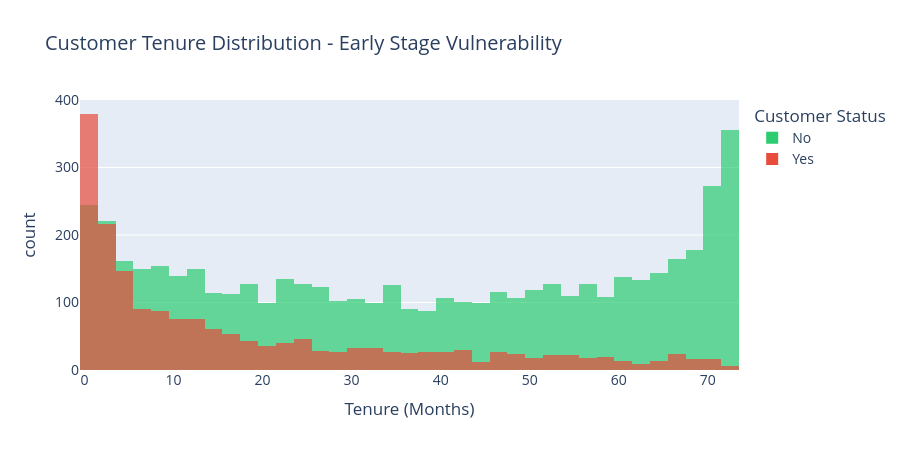

Write notebook code for a chart like this one.
### Code cell
# Visualization 3: Tenure Distribution by Churn Status
fig = px.histogram(
    df,
    x="tenure",
    color="Churn",
    nbins=50,
    title="Customer Tenure Distribution - Early Stage Vulnerability",
    labels={"tenure": "Tenure (Months)", "count": "Number of Customers"},
    color_discrete_map={"No": "#2ecc71", "Yes": "#e74c3c"},
    barmode="overlay",
    opacity=0.7
)
fig.update_layout(
    height=450,
    font=dict(size=14),
    showlegend=True,
    legend_title_text="Customer Status"
)
fig.show()

# Calculate early-stage risk
early_stage = df[df["tenure"] < 6]
early_churn_rate = (early_stage["Churn"] == "Yes").sum() / len(early_stage) * 100
mature = df[df["tenure"] >= 24]
mature_churn_rate = (mature["Churn"] == "Yes").sum() / len(mature) * 100

print(f"\n💡 Business Insight: Early-Stage Customer Risk")
print(f"   - Customers with <6 months tenure: {early_churn_rate:.1f}% churn rate")
print(f"   - Customers with 24+ months tenure: {mature_churn_rate:.1f}% churn rate")
print(f"   - First 6 months are {early_churn_rate/mature_churn_rate:.1f}x more risky")

### Figure 1 — Plotly figure (JSON) as saved in the notebook; plotly's stock layout.template omitted (floating-point values rounded to 4 significant figures; data arrays with more than 128 entries replaced by an {"elided": "..."} marker saying what was removed)
{"data": [{"bingroup": "x", "hovertemplate": "Churn=No<br>Tenure (Months)=%{x}<br>count=%{y}<extra></extra>", "legendgroup": "No", "marker": {"color": "#2ecc71", "opacity": 0.7, "pattern": {"shape": ""}}, "name": "No", "nbinsx": 50, "orientation": "v", "showlegend": true, "type": "histogram", "x": {"elided": "5174 int values"}, "xaxis": "x", "yaxis": "y"}, {"bingroup": "x", "hovertemplate": "Churn=Yes<br>Tenure (Months)=%{x}<br>count=%{y}<extra></extra>", "legendgroup": "Yes", "marker": {"color": "#e74c3c", "opacity": 0.7, "pattern": {"shape": ""}}, "name": "Yes", "nbinsx": 50, "orientation": "v", "showlegend": true, "type": "histogram", "x": {"elided": "1869 int values"}, "xaxis": "x", "yaxis": "y"}], "layout": {"barmode": "overlay", "font": {"size": 14}, "height": 450, "legend": {"title": {"text": "Customer Status"}, "tracegroupgap": 0}, "showlegend": true, "title": {"text": "Customer Tenure Distribution - Early Stage Vulnerability"}, "xaxis": {"anchor": "y", "domain": [0, 1], "title": {"text": "Tenure (Months)"}}, "yaxis": {"anchor": "x", "domain": [0, 1], "title": {"text": "count"}}}}
